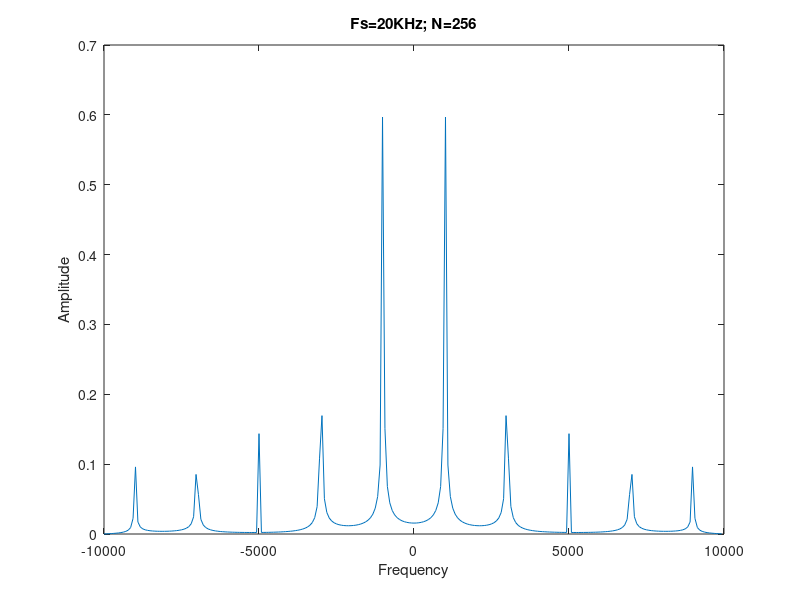

The MATLAB source for this figure:
Fs=20e3;

t=0:1/Fs:1;
Y = square(2*pi*1e3*t);
Z = abs(fftshift((fft(Y,256)))/256);
df = Fs/length(Z);
freqvec = -Fs/2:df:Fs/2-df;
plot(freqvec,abs(fftshift((fft(Y,256)))/256));

xlabel('Frequency')
ylabel('Amplitude')
title('Fs=20KHz; N=256')